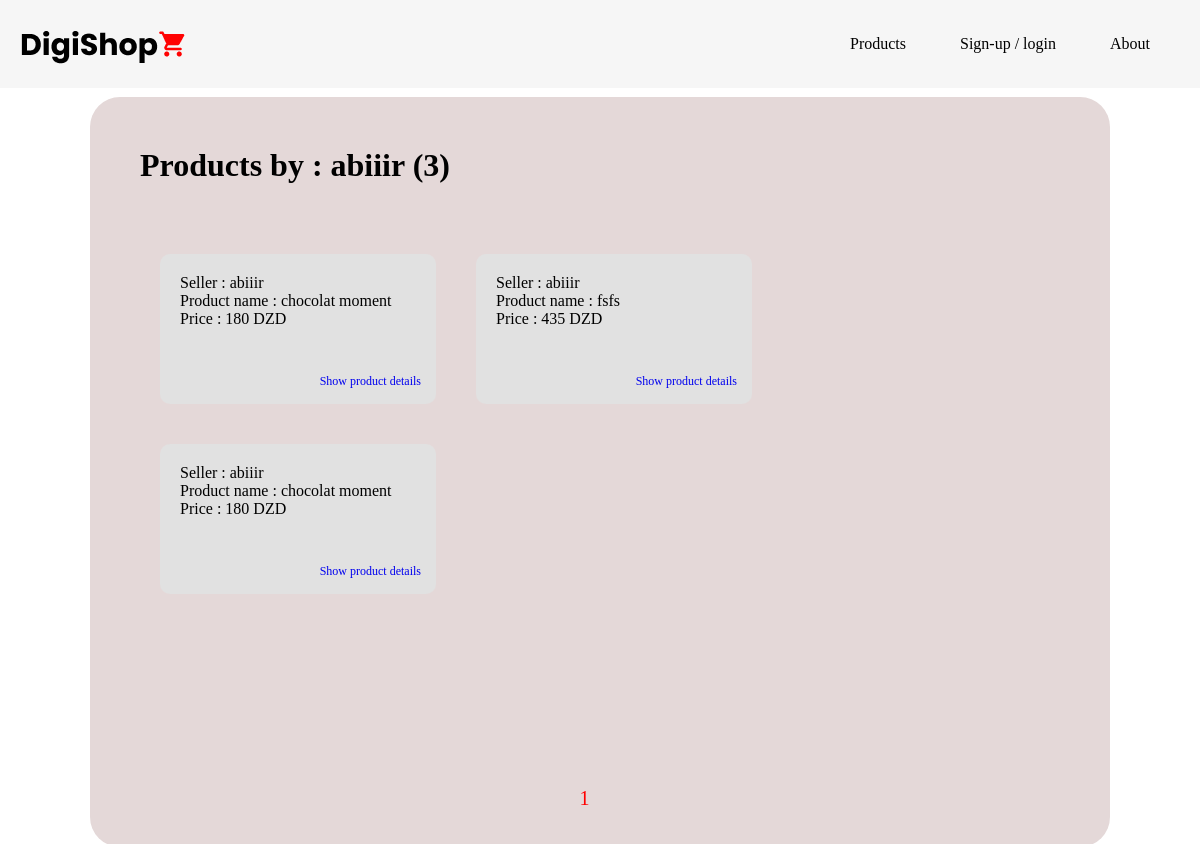
The app's page /users/abiiir, older data.
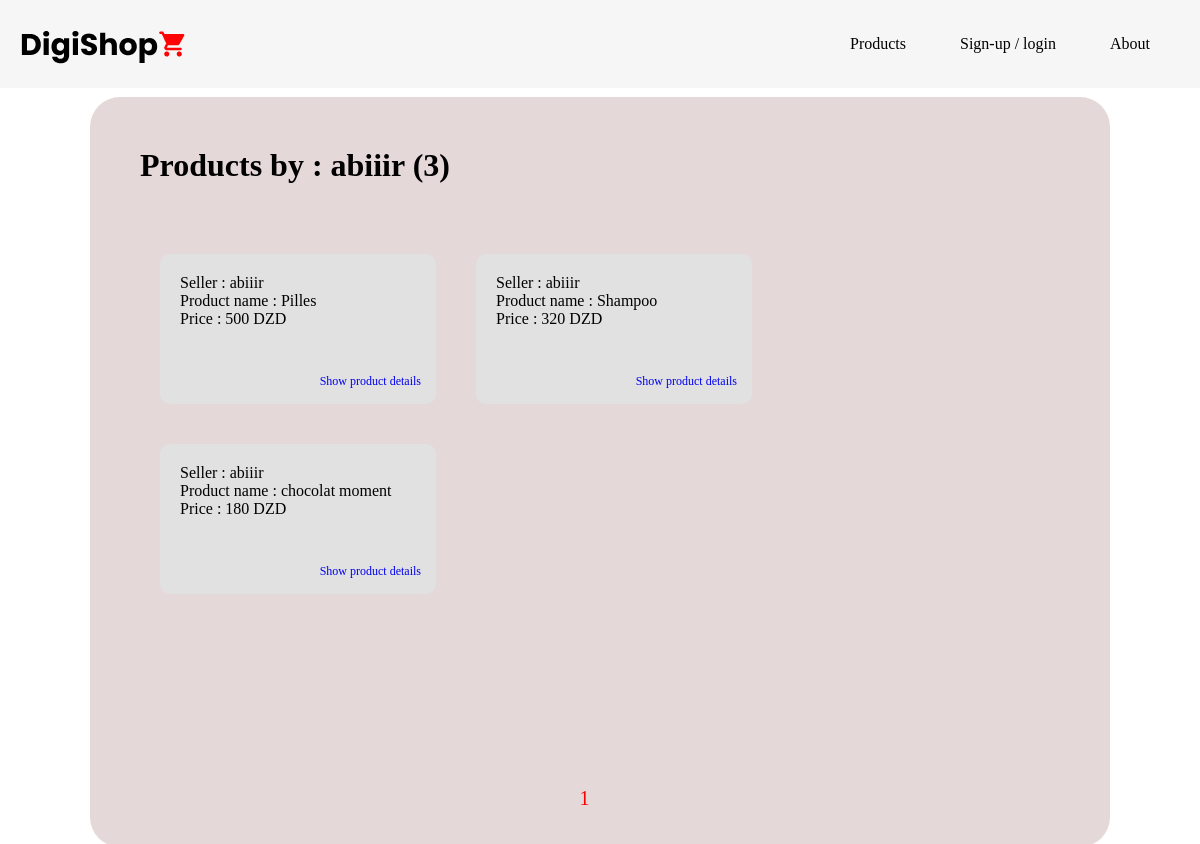
The same page, newer data.
### app/models/model.py (models this page shows, shortened)
class Product(db.Model):
    __tablename__='product'
    id = db.Column(db.Integer,primary_key=True)
    user_id = db.Column(db.Integer,db.ForeignKey('user.id'))
    product_name = db.Column(db.String(50),nullable=False)
    description = db.Column(db.Text,nullable=False)
    price = db.Column(db.String(20),nullable=False)
    location=db.Column(db.String(20),nullable=False)
    brand = db.Column(db.String(20),nullable=False)
    picture=db.Column(db.String(20),nullable=False,default='default.png')
    category=db.Column(db.String(20),nullable=False)
    date_posted = db.Column(db.DateTime,nullable=False,default=datetime.utcnow)

class User(db.Model,UserMixin):
    __tablename__='user'
    id = db.Column(db.Integer,primary_key=True)
    firstname =db.Column(db.String(50),nullable=False)
    familyname = db.Column(db.String(50),nullable=False)
    username=db.Column(db.String(20),unique=True,nullable=False)
    email=db.Column(db.String(120),unique=True,nullable=False)
    image_file = db.Column(db.String(20),nullable=False,default='default.jpg')
    password = db.Column(db.String(60),nullable=False)
    products = db.relationship('Product',backref='seller',lazy=True)

### app/routes/user_bp.py (the view)
@user_bp.route('/<string:username>')
def get_user_products(username):
    page = request.args.get('page', 1 ,type=int)
    user = User.query.filter_by(username=username).first_or_404()
    products = Product.query.filter_by(seller=user)\
        .order_by(Product.date_posted.desc())\
        .paginate(page = page, per_page=5)
    return render_template('userView/user_products.html',products=products,user=user)

### app/templates/userView/user_products.html
{%extends "base/layout.html"%}
{%block style%}
<link rel="stylesheet" type="text/css" href="{{url_for('static',filename='css/user_products.css')}}">
{%endblock style%}
{%block content%}
<div class="show-user-product-list">
    <h1 class="title">Products by : {{user.username}} ({{products.total}})</h1>
    <div class="product-list">
        {%for product in products.items%}
            <div class="product">
                <p>Seller : {{product.seller.username}}</p>
                <p>Product name : {{product.product_name}}</p>
                <p>Price : {{product.price}} DZD</p>
                <p><a  class="detail" href="{{url_for('product_bp.get_product',product_id=product.id)}}">Show product details</a></p>
            </div>
        {%endfor%}
    </div>
    <div class="pages">
        {% for page_num in products.iter_pages(left_edge=1,right_edge=1,left_current=1,right_current=2) %}
            {% if page_num%}
                {%if products.page == page_num%}
                    <a href="{{url_for('user_bp.get_user_products',username= user.username,page=page_num)}}" style="color: red">{{page_num}}</a>
                    {%else%}
                    <a href="{{url_for('user_bp.get_user_products',username= user.username,page=page_num)}}" style="color: tomato">{{page_num}}</a>
                    {%endif%}
            {%else%}
            <span style="color:tomato">
                ...
            </span>
            {%endif%}
        {% endfor %}
    </div>
</div>
{%endblock content%}

Row changes from the older to the newer data that the page shows:
removed Product: seller.username "abiiir", product_name "fsfs", price "435"
removed Product: seller.username "abiiir", product_name "chocolat moment", price "180"
added Product: seller.username "abiiir", product_name "Pilles", price "500"
added Product: seller.username "abiiir", product_name "Shampoo", price "320"
